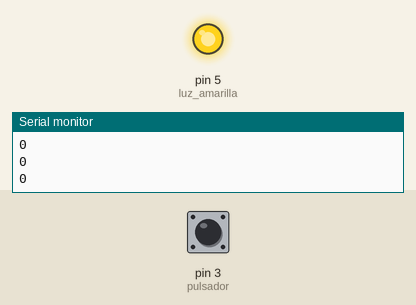
A sketch run on a simulated Arduino Nano, built with avr-gcc and run on an emulated ATmega328P. Shown: output pins drawn as LEDs (lit = HIGH), the last lines printed to the serial monitor. Inputs (shaded band) come from the test bench; at power-on: pin 3 (pulsador) HIGH. No radio packets arrive unless stated.

Above: at 1.2 s.
1.3 s: pin 3 (pulsador) pulled LOW for 0.15 s
At 1.57 s:
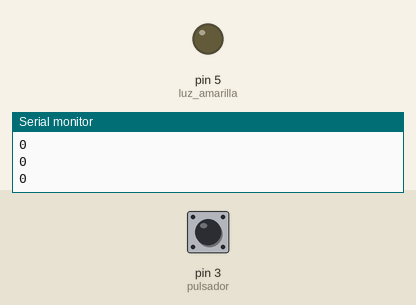
3.2 s: pin 3 (pulsador) pulled LOW for 3.2 s
At 7.5 s:
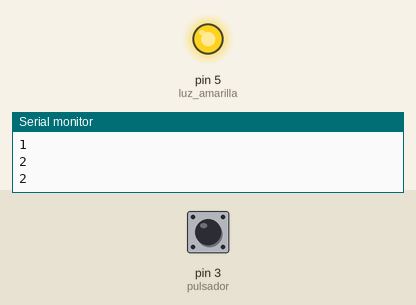
Timing chart, 0 to 9.0 s (numbered marks = the images above; inputs shaded):
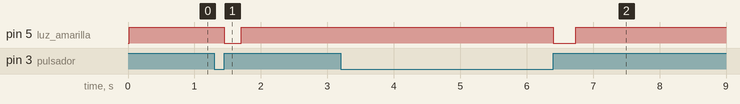

Measured:
- after the input at 1.3 s, pin 5 (luz_amarilla): HIGH → LOW after 0.15 s, → HIGH 0.25 s later
- after the input at 3.2 s, pin 5 (luz_amarilla): HIGH → LOW after 3.2 s, → HIGH 0.34 s later

The sketch:

emisor_boton.ino
```cpp
 //6 arriba ponteciometro
 //8 arduino
 //4 nano
#include <SPI.h>
#include <LoRa.h> //Download here: http://electronoobs.com/eng_arduino_LoRa_SX1278.php.php
//int pot = 34;
int luz_amarilla = 5;
int pulsador = 3;
volatile int contador = 0;

void encenderTodas() {
  digitalWrite(luz_amarilla, LOW);
  contador++;
}

void setup() {
  Serial.begin(9600);
  //pinMode(pot,INPUT);
  pinMode(luz_amarilla, OUTPUT);
  pinMode(pulsador, INPUT_PULLUP);
  attachInterrupt(digitalPinToInterrupt(pulsador), encenderTodas, RISING);

  while (!Serial);
  Serial.println("LoRa Sender");
  if (!LoRa.begin(433E6)) { // or 915E6, the MHz speed of yout module
    Serial.println("Starting LoRa failed!");
    while (1);
  }
}

void loop() {
  digitalWrite(luz_amarilla, HIGH);
  //int val = map(analogRead(pot),0,1024,0,255);
  //Serial.println(val);
  Serial.println(contador);
  LoRa.beginPacket();
  LoRa.print(contador);
  LoRa.endPacket();
  delay(500);

}
```
